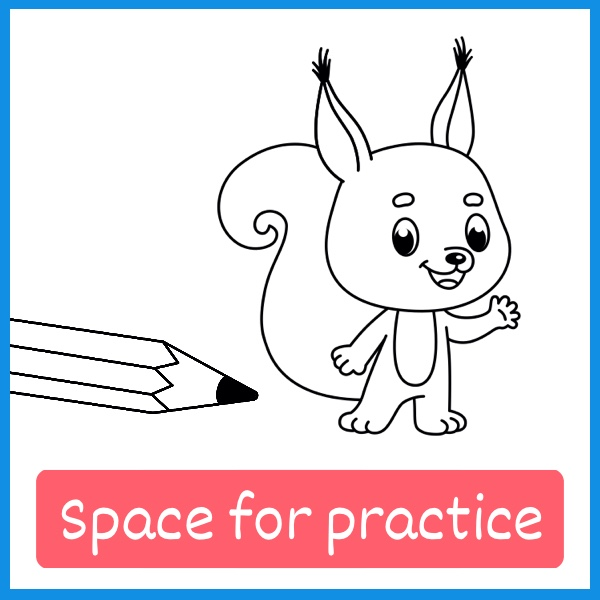
#> input picture Kak risovat vse podryd/En/Baner 3 How to draw eng.jpeg, 600 x 600 px, given in place of This_Book_Belongs_To_8_5x11_2550x3300_300dpi.png, which was not available
$ python front2.py '../../Kak risovat vse podryd/En/Baner 3 How to draw eng.jpeg'
#> lines starting #> are read from the running program, lines starting #| are printed output that depends on the picture; after the words box and inside, x2 and y2 are one past the last pixel; in counts of white or black regions, pixels touching at a corner belong together; pictures that were not available may be replaced by others from this repository, and a replacement may not be noted
from PIL import Image, ImageDraw, ImageFont
import numpy as np
F='/home/claude/fonts/'; W,H=2588,3375; INK=(40,40,40); GR=(56,56,56)
B=lambda s:ImageFont.truetype(F+'BalsamiqSans-Bold.ttf',s); R=lambda s:ImageFont.truetype(F+'BalsamiqSans-Regular.ttf',s)
# --- принадлежит
a=np.asarray(Image.open('/mnt/user-data/uploads/This_Book_Belongs_To_8_5x11_2550x3300_300dpi.png').convert('L')).copy()
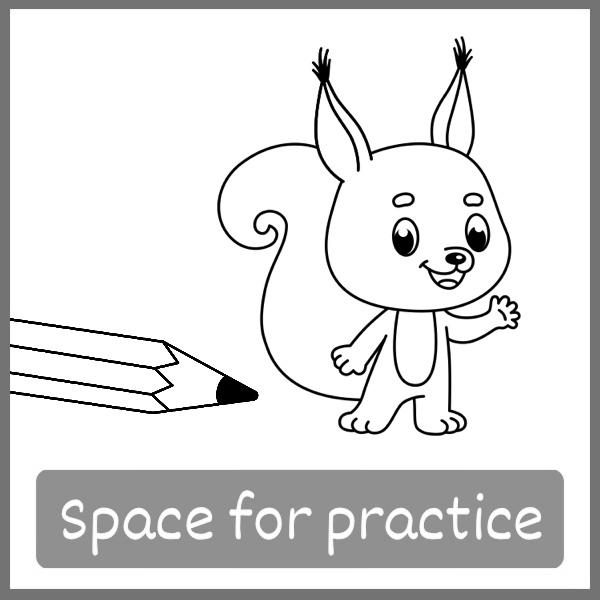
#> a: shape (600, 600); min 0, max 255, mean 222.1
a[a>238]=255; a[845:1185,975:1650]=255; a[1235:1300,650:1950]=255
#> after `a[a > 238] = 255`: a: shape (600, 600); 7.76% of pixels changed, all inside (x1, y1, x2, y2) = (10, 9, 590, 589)
im=Image.fromarray(a).convert('RGB'); d=ImageDraw.Draw(im)
def c(dr,t,f,y,col,w): dr.text(((w-dr.textlength(t,font=f))/2,y),t,font=f,fill=col)
c(d,'This book',B(115),845,INK,2550); c(d,'belongs to',B(115),975,INK,2550)
c(d,'Este libro pertenece a',B(70),1140,GR,2550)
pg=Image.new('RGB',(W,H),'white'); pg.paste(im,((W-2550)//2,(H-3300)//2)); pg.save('obr/p_belongs.png')
#> after `pg = Image.new('RGB', (W, H), 'white')`: pg: PIL image 2588x3375 RGB; every value is 255
#> after `pg.paste(im, ((W - 2550) // 2, (H - 3300) // 2))`:
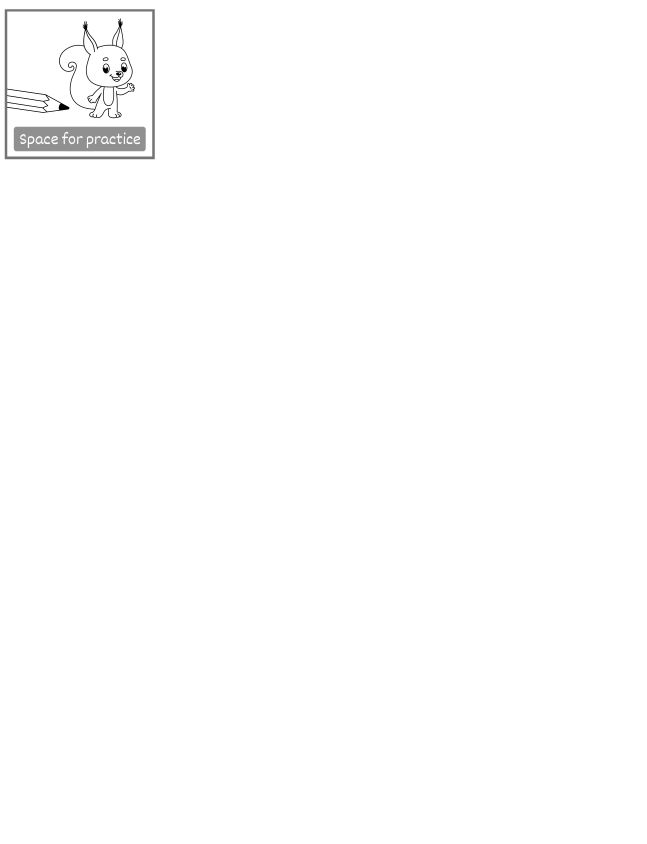
#> pg: PIL image 2588x3375 RGB (shown at 1/4 size); min 0, max 255, mean 253.7
# --- оглавление
v=Image.open('/mnt/user-data/uploads/Illustration_Village_Pencil_2588x3375_300dpi.png').convert('L')
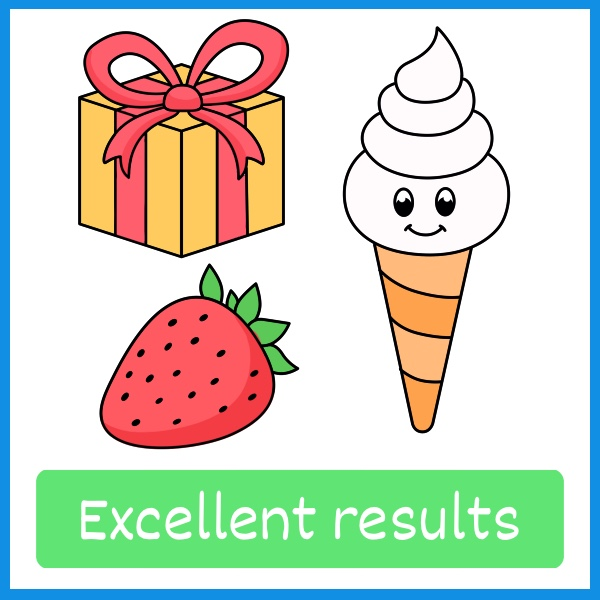
#> input picture Kak risovat vse podryd/En/Baner 4 How to draw eng.jpeg, 600 x 600 px, given in place of Illustration_Village_Pencil_2588x3375_300dpi.png, which was not available
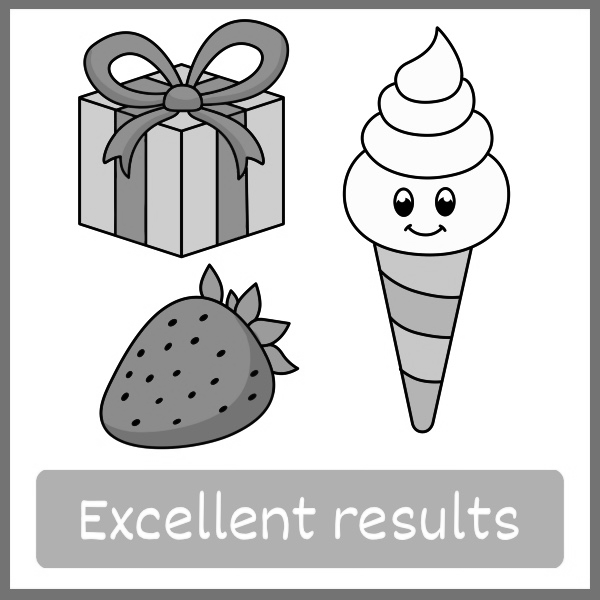
#> v: PIL image 600x600 L; min 0, max 255, mean 208.9
s=0.80; vw,vh=int(W*s),int(H*s); v=v.resize((vw,vh),Image.LANCZOS)
#> after `v = v.resize((vw, vh), Image.LANCZOS)`:
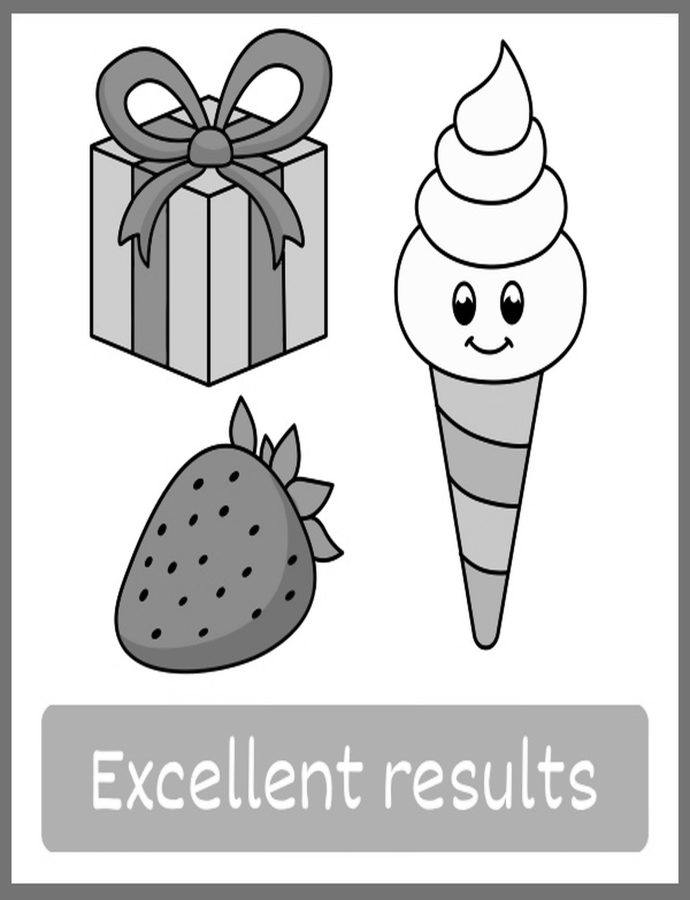
#> v: PIL image 2070x2700 L (shown at 1/3 size); min 0, max 255, mean 208.9
x0,y0=W-vw,H-vh
p=np.full((H,W),255.0); p[y0:,x0:]=np.asarray(v)
#> after `p[y0:, x0:] = np.asarray(v)`:
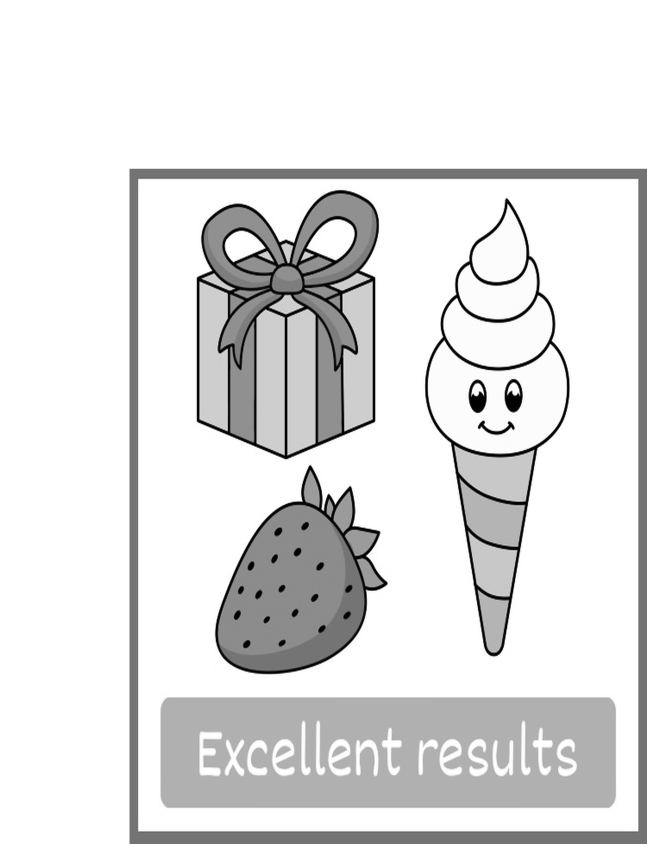
#> p: shape (3375, 2588) float64 (shown at 1/4 size); min 0, max 255, mean 225.5
yy=np.arange(H)[:,None]; xx=np.arange(W)[None,:]
k=np.clip((yy-1420)/260,0,1)*np.clip((xx-x0)/320,0,1)
p=255-(255-p)*k
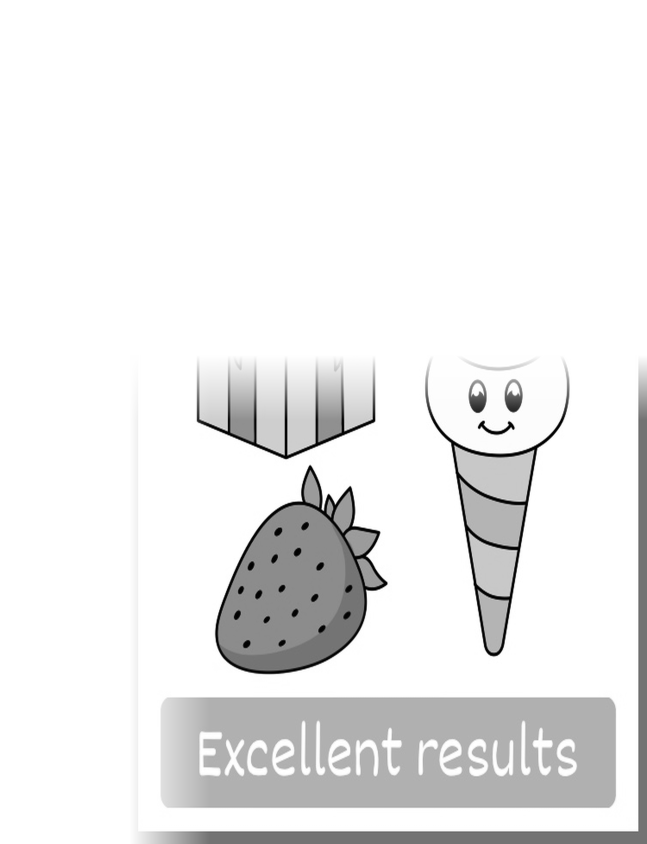
#> p: shape (3375, 2588) float64 (shown at 1/4 size); min 0, max 255, mean 236.6
pc=Image.fromarray(p.astype(np.uint8)).convert('RGB'); d=ImageDraw.Draw(pc)
c(d,'Contents',B(130),200,INK,W); c(d,'Contenido',B(86),360,GR,W)
rows=[('Lucky Rocky and His Friends','Rocky el Afortunado y sus amigos'),('About Friendship','Acerca de la amistad'),
('Lost Glasses','Los lentes perdidos'),('Rescuing a Little Mouse','El rescate del pequeño ratoncito'),('Hard-Working Bee','La laboriosa abejita')]
import json,sys
#> (the run stopped early here; a loop or call above may not have finished)
